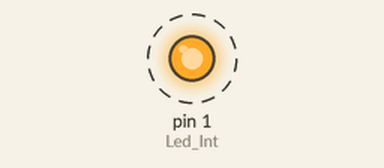
A sketch run on a simulated Arduino Uno, built with avr-gcc and run on an emulated ATmega328P. Shown: output pins drawn as LEDs (lit = HIGH). Dashed ring = blinking.

Above: at 0.5 s.
Timing chart, 0 to 4.6 s (numbered marks = the images above):
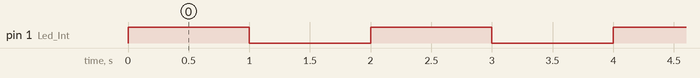

The sketch:

Blink_LED_1.ino
```cpp
int Led_Int = 1;

void setup() {
  pinMode(Led_Int, OUTPUT);
}

void loop() {
  digitalWrite(Led_Int, HIGH);
  delay(1000);
  digitalWrite(Led_Int, LOW);
  delay(1000);
}
```

Measured:
- by itself, pin 1 (Led_Int): alternates HIGH for 1.0 s and LOW for 1.0 s
